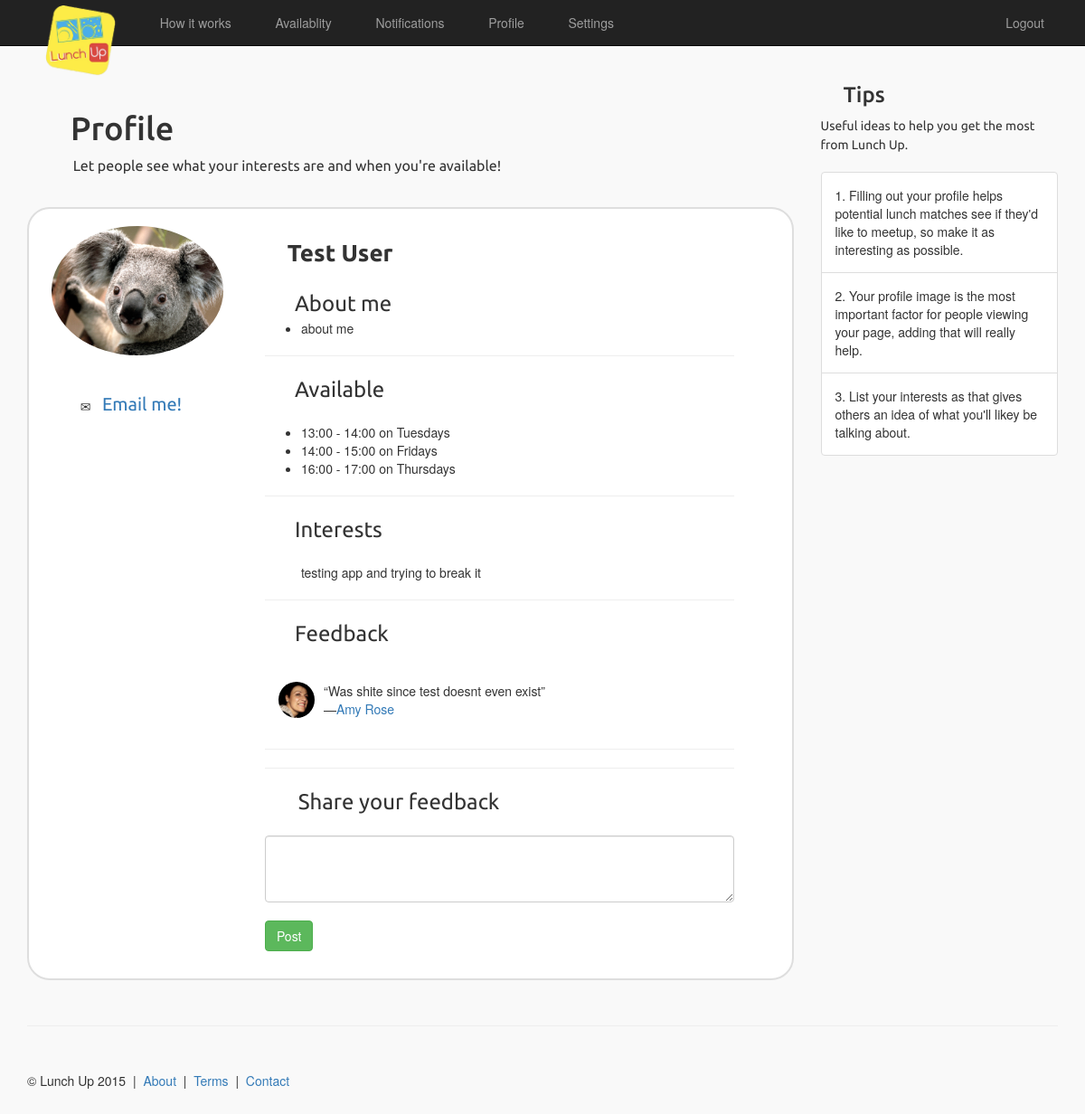
The page /profile/2/ (signed in) on the database its author committed.
### main/models.py (models this page shows)
class UserProfile(models.Model):
    user = models.OneToOneField(User)
    fullName = models.CharField(max_length=64)
    publicEmail = models.EmailField()
    availability = models.ManyToManyField(TimeInterval)
    interests = models.CharField(max_length=250)
    university = models.ForeignKey(University, blank=True, null=True)
    about = models.TextField(max_length=6000)
    picture = models.ImageField(upload_to='profile_images', blank=True)

class TimeInterval(models.Model):
    time = models.PositiveSmallIntegerField()
    day = models.CharField(max_length=10)

class Feedback(models.Model):
    content = models.CharField(max_length=6000)
    recipient = models.ForeignKey(UserProfile, related_name='feedback_recipient')
    author = models.ForeignKey(UserProfile, related_name='feedback_author')
    class Meta:
        verbose_name_plural = "feedback"

### main/views.py (the view, shortened to what this page needs)
# urls.py: url(r'^profile/(?P<user_id>[0-9]+)/$', views.profile, name='profile'),
@login_required
def profile(request, user_id=None):
    if user_id is not None:
        context_dict = {'user': User.objects.get(id=user_id)}
    else:
        context_dict = {'user': User.objects.get(id=request.user.id)}
    try:
        context_dict['profile'] = UserProfile.objects.get(user=context_dict['user'])
        context_dict['feedback'] = Feedback.objects.filter(recipient=context_dict['profile']).all()
    except:
        context_dict['profile'] = None
    if user_id is None or user_id == request.user.id:
        context_dict['myprofile'] = True
    else:
        context_dict['myprofile'] = None
    return render(request, 'registration/profile.html', context_dict)

### templates/registration/profile.html (shortened to what this page needs)
{% extends "base.html" %}
{% load staticfiles %}
{% block body_block %}
    <div class="row row-offcanvas row-offcanvas-right">
        <div class="col-xs-12 col-sm-9">
            <div class="jumbotron_two">
                <h1><span class="glyphicon glyphicon-user" aria-hidden="true"></span> <span
                        class="font_styled">Profile</span></h1>
                <p style="font-size:16px;" class="font_styled">&nbsp;&nbsp;&nbsp;&nbsp;&nbsp;&nbsp;&nbsp;&nbsp;&nbsp;&nbsp;&nbsp;Let people see what your interests are and when you're available!</p>
            </div>
            <div class="row" style="padding:15px;">
                <div class="col-md-12"
                     style="border: 2px solid; border-radius: 25px; border-color: #dedede; margin-bottom:15px; padding:10px; background-color:#ffffff;">
                    <div class="col-md-3 text-center" style="margin:9px 30px 0 0;" style="background-color:#0000ff;">
                        {% if profile.picture %}
                            <img src="{{ profile.picture.url }}" width="190" class="img-circle">
                        {% else %}
                            <img src="{% static 'images/profile.jpg' %}" width="190" class="img-circle">
                        {% endif %}
                        <br/><br/><br/>
                        <span class="glyphicon glyphicon-envelope" aria-hidden="true"></span>&nbsp;&nbsp;<span
                            style="font-size:20px;" class="font_styled">
                        {% if myprofile != None %}
                        <a href="#" id="publicEmail" data-type="text"
                                                                           data-pk="{{ profile.id }}"
                                                                           data-url="/edit_profile/"
                                                                           data-title="Enter your public email">{{ profile.publicEmail }}</a></span>
                    {% else %}
                        <a href="mailto:{{ profile.publicEmail }}">Email me!</a>
                    {% endif %}
                    </div>
                    <div class="col-md-8">
                        <br/>
                        {% if myprofile != None %}
                            <span style="font-size:26px; font-weight:bold;" class="font_styled">&nbsp;&nbsp;&nbsp;&nbsp;Full name: <a
                                    href="#" id="fullName" data-type="text" data-pk="{{ profile.id }}"
                                    data-url="/edit_profile/"
                                    data-title="Enter your full name">{{ profile.fullName }}</a></span>
                        {% else %}
                            <span style="font-size:26px; font-weight:bold;"
                                  class="font_styled">&nbsp;&nbsp;&nbsp;&nbsp;{{ profile.fullName }}</span>
                        {% endif %}
                        <br/><br/>
                        <span class="glyphicon glyphicon-edit" aria-hidden="true"></span><span style="font-size:24px;"
                                                                                               class="font_styled">&nbsp;&nbsp;&nbsp;&nbsp;About me</span>
                        <ul>
                            <li>
                                {% if myprofile != None %}
                                    <a href="#" id="about" data-type="textarea" data-pk="{{ profile.id }}"
                                       data-url="/edit_profile/"
                                       data-title="Tell us something about yourself">{{ profile.about }}</a>
                                {% else %}
                                    {{ profile.about }}
                                {% endif %}
                            </li>
                        </ul>
                        <hr/>
                        <span class="glyphicon glyphicon-time" aria-hidden="true"></span><span style="font-size:24px;"
                                                                                               class="font_styled">&nbsp;&nbsp;&nbsp;&nbsp;Available</span>
                        <br/><br/>
                        <ul>
                            {% if profile.availability %}
                                {% for timeint in profile.availability.all %}
                                    <li>{{ timeint.time }}:00 - {{ timeint.time|add:1 }}:00 on {{ timeint.day }}s</li>
                                {% endfor %}
                            {% endif %}
                        </ul>
                        <hr/>
                        <span class="glyphicon glyphicon-list" aria-hidden="true"></span><span style="font-size:24px;"
                                                                                               class="font_styled">&nbsp;&nbsp;&nbsp;&nbsp;Interests</span>
                        <br/><br/>
                        <ul>
                                {% if myprofile != None %}
                                    <a href="#" id="interests" data-type="textarea" data-pk="{{ profile.id }}"
                                       data-url="/edit_profile/"
                                       data-title="List your interests">{{ profile.interests }}</a>
                                {% else %}
                                    {{ profile.interests }}
                                {% endif %}
                        </ul>
                        <hr/>
                        <span class="glyphicon glyphicon-comment" aria-hidden="true"></span><span
                            style="font-size:24px;" class="font_styled">&nbsp;&nbsp;&nbsp;&nbsp;Feedback</span>
                        <br/><br/>
                        {% if feedback %}
                            {% for entry in feedback %}
                            <span href="#" class="list-group-item" style="padding:15px; border:0px;">
                                {% if entry.author.picture %}
                                <img src="{{ entry.author.picture.url }}" width="40" class="img-circle" style="float:left; margin-right:10px;"/>
                                {% else %}
                                <img src="{% static 'images/profile.jpg' %}" width="40" class="img-circle" style="float:left; margin-right:10px;"/>
                                {% endif %}
                                &ldquo;{{ entry.content }}&rdquo;<br/>&mdash;<a
                                href="/profile/{{ entry.author.user.id }}">{{ entry.author.fullName }}</a></span>
                            <hr/>
                            {% endfor %}
                        {% else %}
                            <h3>No feedback yet.</h3>
                        {% endif %}
                        {% if myprofile == None %}
                            <hr/>
                            <span class="glyphicon glyphicon-comment" aria-hidden="true"></span>
                            <span style="font-size:24px;" class="font_styled">&nbsp;&nbsp;&nbsp;&nbsp;Share your feedback</span>
                            <br/><br/>
                            <form class="form-signin" role="form" method="post" action=".">
                                <textarea name="content" class="form-control" rows="3" required></textarea><br/>
                                <button type="submit" value="Submit" class="btn btn-success">Post</button><br/><br/>
                            </form>
                        {% endif %}
                    </div>
                </div>
            </div>
        </div>
        <div class="col-xs-6 col-sm-3 sidebar-offcanvas" id="sidebar">
            <h3><span class="glyphicon glyphicon-check" aria-hidden="true"></span> <span class="font_styled">Tips</span>
            </h3><span class="font_styled">Useful ideas to help you get the most from Lunch Up.</span><br/><br/>
            <div class="list-group">
                <span href="#" class="list-group-item" style="padding:15px;">1. Filling out your profile helps potential lunch matches see if they'd like to meetup, so make it as interesting as possible.</span>
                <span href="#" class="list-group-item" style="padding:15px;">2. Your profile image is the most important factor for people viewing your page, adding that will really help.</span>
                <span href="#" class="list-group-item" style="padding:15px;">3. List your interests as that gives others an idea of what you'll likey be talking about.</span>
            </div>
        </div>
    </div>
    <hr>
{% endblock %}

### static/_css/custom.css (style rules this page uses)
body { background-color: #f9f9f9; }
.jumbotron_two { margin-top:20px; padding:10px; }
.font_styled { font-family: 'Ubuntu'; }

### rows shown on the page
UserProfile: picture (picture), fullName "Test User", about "about me", interests "testing app and trying to break it"
TimeInterval: time "13", time|add "14", day "Tuesday"
TimeInterval: time "14", time|add "15", day "Friday"
TimeInterval: time "16", time|add "17", day "Thursday"
Feedback: author.picture (picture), content "Was shite since test doesnt even exist", author.fullName "Amy Rose"
